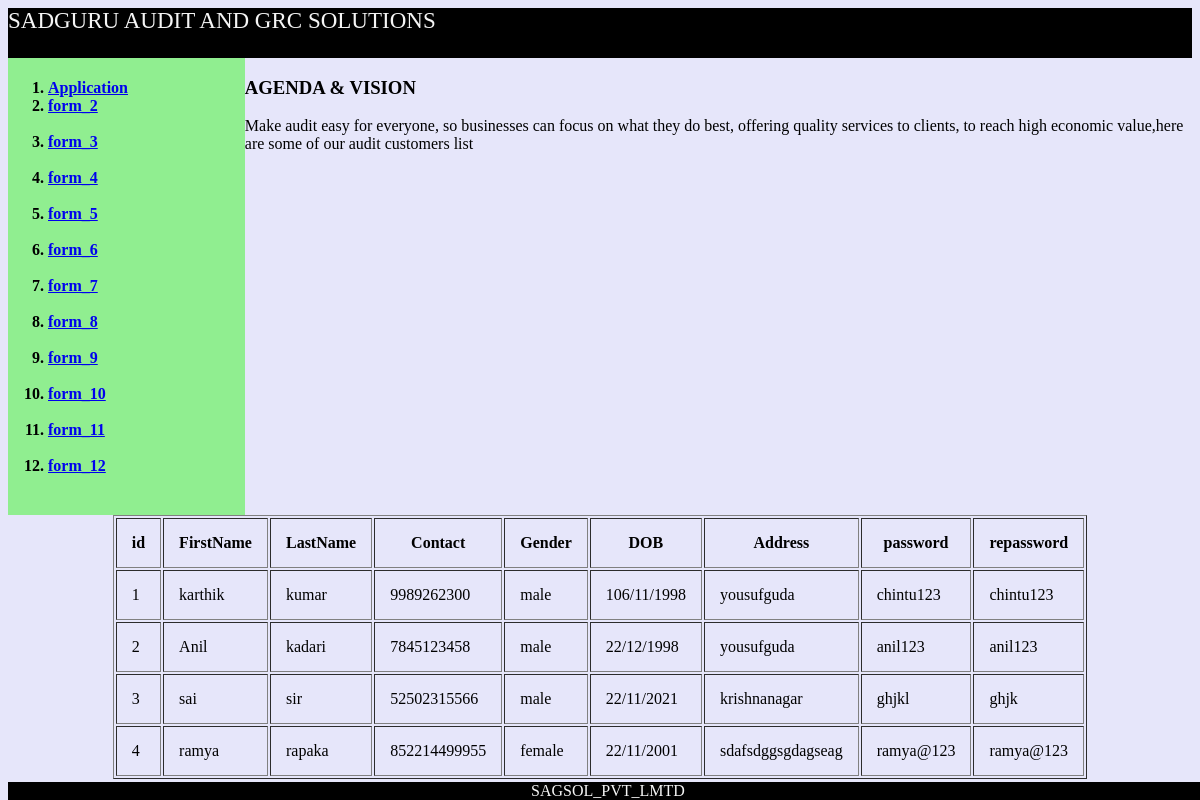
Screenshot of /Form_2 with the database file from the repository.
### myapp/models.py (models this page shows)
class person(models.Model):
     FirstName=models.CharField( "FirstName",max_length=50,default=12)
     LastName=models.CharField( "LastName",max_length=50,default=12)
     Contact=models.IntegerField("Contact",default=12)
     Gender=models.CharField("gender",max_length=12,null='True')
     DOB=models.CharField("DOB",max_length=12,default=12)
     Address=models.CharField("Address",max_length=50,default=12)
     password=models.CharField("password",max_length=80,default=12)
     repassword=models.CharField("repassword",max_length=80,default=12)

### myapp/views.py (the view)
# urls.py: path("Form_2",views.Form_2),
def Form_2(request):
    rec=models.person.objects.all()
    d={'data':rec,
       'title':'person_data'}
    return render(request,'Form_2.html',d)

### Templates/Form_2.html (shortened to what this page needs)
<!DOCTYPE html>
<html lang="en">
<head>
</head>
<body bgcolor='lavender'>
<header>
      <div class="header" >
         <span>SADGURU AUDIT AND GRC SOLUTIONS</span><br><br>
       </div>
</header>
    <div class="col-md-4">
      {% include "formlink.html" %}
     </div>
          <div class="container">
           <h3>AGENDA & VISION</h3>
           <p>
            Make audit easy for everyone, so businesses can focus on what they do best, offering quality
            services to clients, to reach high economic value,here are some of our audit customers list
           </p><br><br>
           <table border=1 align='center' cellpadding=15px>
            <tr>
             <th>id</th>
             <th>FirstName</th>
             <th>LastName</th>
             <th>Contact</th>
             <th>Gender</th>
             <th>DOB</th>
             <th>Address</th>
             <th>password</th>
             <th>repassword</th>
            </tr>
           {% for i in data %}
             <tr>
               <td>{{i.id}}</td>
               <td>{{i.FirstName}}</td>
               <td>{{i.LastName}}</td>
               <td>{{i.Contact}}</td>
               <td>{{i.Gender}}</td>
               <td>{{i.DOB}}</td>
               <td>{{i.Address}}</td>
               <td>{{i.password}}</td>
               <td>{{i.repassword}}</td>
              </tr>
            {% endfor %}
    <footer>
      SAGSOL_PVT_LMTD
     </footer>
</body>
</html>

### Templates/formlink.html (shortened to what this page needs)
<!DOCTYPE html>
<html lang="en">
<head>
</head>
<body>
  <ol>
    <h4><li><a href="userdata">Application</a></li>
    <li><a href="Form_2">form_2</a></li><br>
    <li><a href="Form_3">form_3</a></li><br>
    <li><a href="Form_4">form_4</a></li><br>
    <li><a href="Form_5">form_5</a></li><br>
    <li><a href="Form_6">form_6</a></li><br>
    <li><a href="Form_7">form_7</a></li><br>
    <li><a href="Form_8">form_8</a></li><br>
    <li><a href="Form_9">form_9</a></li><br>
    <li><a href="Form_10">form_10</a></li><br>
    <li><a href="Form_11">form_11</a></li><br>
    <li><a href="Form_12">form_12</a></li><br></h4>
  </ol>
</body>
</html>

### Templates/Form_2.html (style rules this page uses)
.header { height: 50px; color:whitesmoke; background :black; margin-top:0px }
span { font-size: 23px; }
.col-md-4 { width: 20%; float : left; background-color:lightgreen; height:200%; }
footer { background-color: rgb(0, 0, 0); color : whitesmoke; text-align : center; width :100%; position: fixed; bottom:0px; margin-left: 0%; }

### rows the page displays
person: id "1", FirstName "karthik", LastName "kumar", Contact "9989262300", Gender "male", DOB "106/11/1998", Address "yousufguda", password "chintu123", repassword "chintu123"
person: id "2", FirstName "Anil", LastName "kadari", Contact "7845123458", Gender "male", DOB "22/12/1998", Address "yousufguda", password "anil123", repassword "anil123"
person: id "3", FirstName "sai", LastName "sir", Contact "52502315566", Gender "male", DOB "22/11/2021", Address "krishnanagar", password "ghjkl", repassword "ghjk"
person: id "4", FirstName "ramya", LastName "rapaka", Contact "852214499955", Gender "female", DOB "22/11/2001", Address "sdafsdggsgdagseag", password "ramya@123", repassword "ramya@123"
